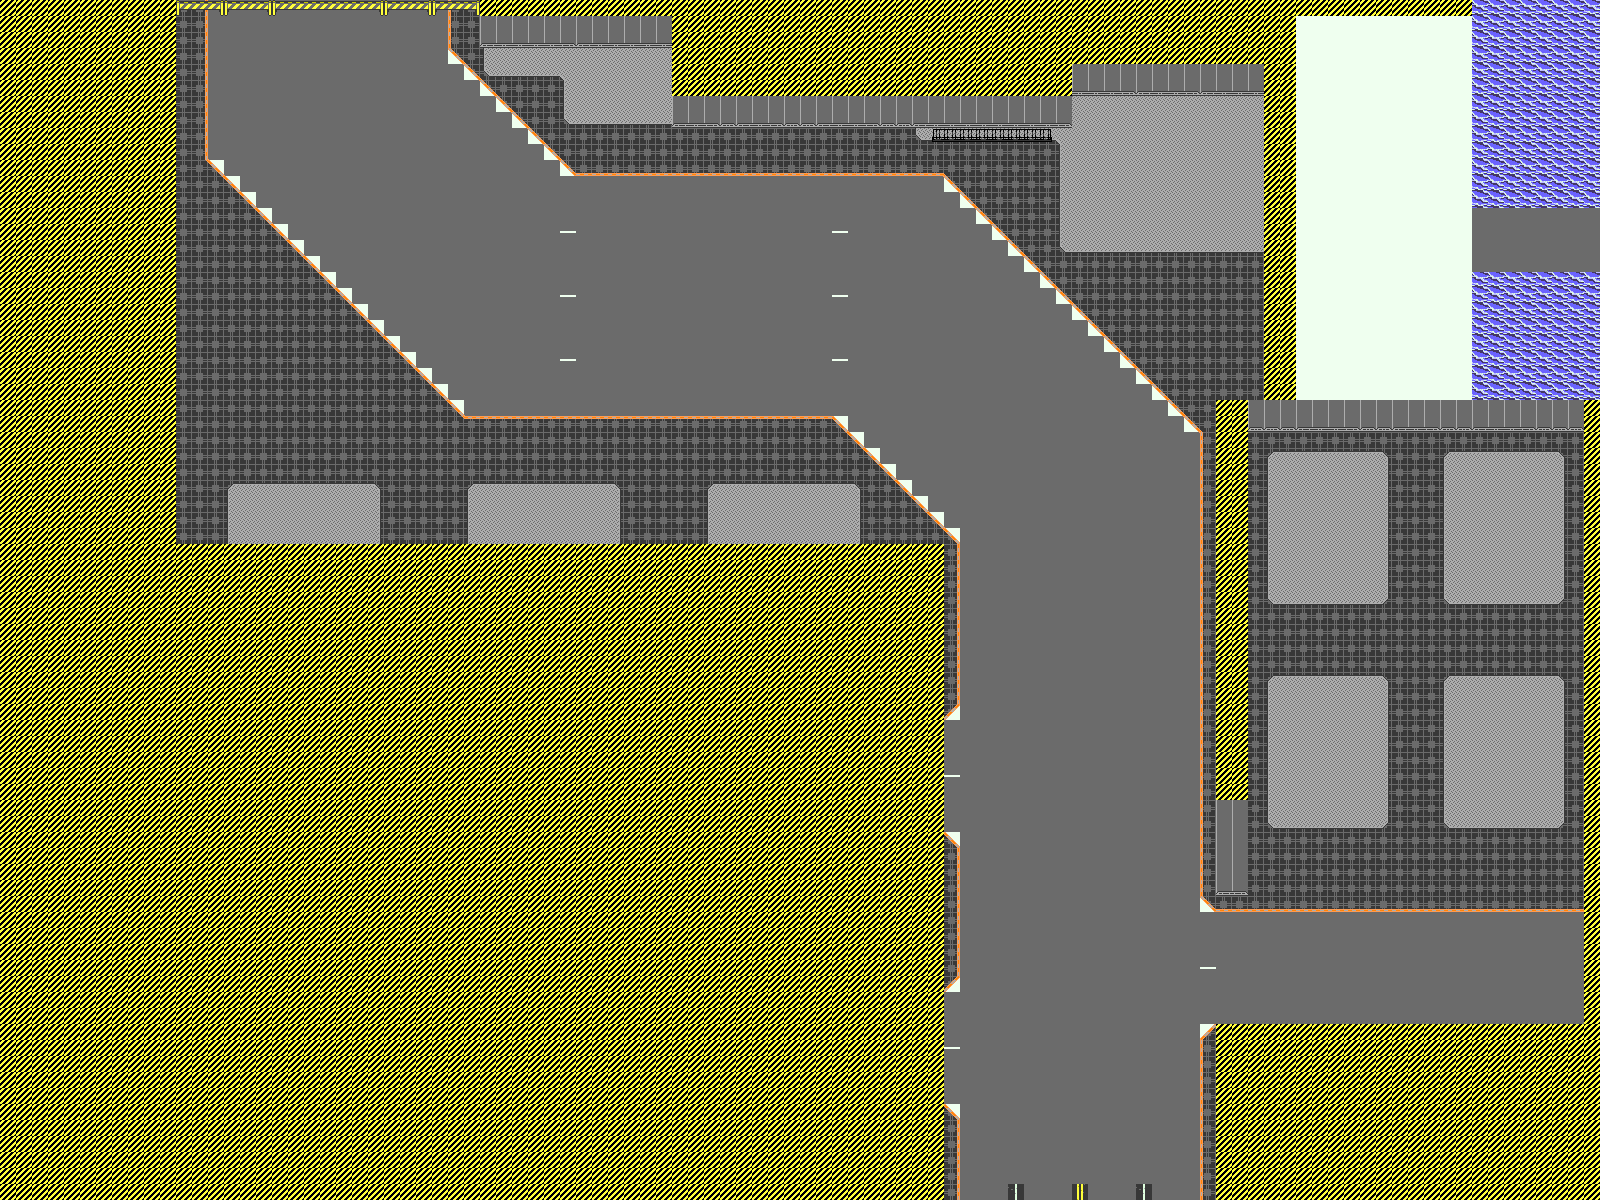

Rendered tile map (Tiled .tmx) drawn with the repository's tilesets; below, a short description and the map source with its tile grids summarised:
An orthogonal 100x75 tile map with 16x16 px tiles, 7 tile layers (Water, GrayBox, SpaceElevatorFloors, GratedFloors, ...), 6 tilesets and 14 objects.

<map version="1.10" tiledversion="1.11.0" orientation="orthogonal" renderorder="right-down" width="100" height="75" tilewidth="16" tileheight="16" infinite="0" nextlayerid="12" nextobjectid="20">
 <tileset firstgid="1" source="../../Placeholder/tileset/Debug.tsx" />
 <tileset firstgid="11" source="../../Tilesets/Outdoor/RoadSidewalk.tsx" />
 <tileset firstgid="83" source="../../Tilesets/Object/BikeRack.tsx" />
 <tileset firstgid="86" source="../../Tilesets/Outdoor/Barricades.tsx" />
 <tileset firstgid="92" source="../../Tilesets/Outdoor/Water.tsx" />
 <tileset firstgid="108" source="../../Tilesets/Outdoor/SpaceElevatorIndustrial.tsx" />
 <layer id="6" name="Water" width="100" height="75">
  <properties>
   <property name="unity:SortingLayer" value="Background" />
  </properties>
  <data>[7500 cells, 7500 non-empty, 1 distinct tile ids]</data>
 </layer>
 <layer id="1" name="GrayBox" width="100" height="75">
  <properties>
   <property name="unity:SortingLayer" value="Background" />
  </properties>
  <data>[7500 cells, 7332 non-empty, 6 distinct tile ids]</data>
 </layer>
 <group id="3" name="Graphics">
  <group id="9" name="Ground">
   <layer id="7" name="SpaceElevatorFloors" width="100" height="75">
    <properties>
     <property name="unity:SortingLayer" value="Background" />
    </properties>
    <data>[7500 cells, 1719 non-empty, 15 distinct tile ids]</data>
   </layer>
   <layer id="8" name="GratedFloors" width="100" height="75">
    <properties>
     <property name="unity:SortingLayer" value="Background" />
    </properties>
    <data>[7500 cells, 622 non-empty, 10 distinct tile ids]</data>
   </layer>
  </group>
  <group id="10" name="Walls">
   <layer id="11" name="Walls" width="100" height="75">
    <properties>
     <property name="unity:SortingLayer" value="Background" />
    </properties>
    <data>[7500 cells, 152 non-empty, 6 distinct tile ids]</data>
   </layer>
  </group>
  <layer id="5" name="Barricades" width="100" height="75">
   <data>[7500 cells, 19 non-empty, 3 distinct tile ids]</data>
  </layer>
  <layer id="4" name="Bike Racks" width="100" height="75">
   <data>[7500 cells, 8 non-empty, 3 distinct tile ids]</data>
  </layer>
 </group>
 <objectgroup id="2" name="Collisions">
  <object id="3" x="176" y="544" width="768" height="656" />
  <object id="4" x="160" y="0" width="16" height="544" />
  <object id="5" x="1216" y="1024" width="384" height="176" />
  <object id="6" x="1584" y="400" width="16" height="624" />
  <object id="7" x="1472" y="272" width="128" height="128" />
  <object id="8" x="1472" y="0" width="128" height="208" />
  <object id="9" x="1216" y="400" width="368" height="32" />
  <object id="10" x="1216" y="432" width="32" height="464" />
  <object id="11" x="1264" y="0" width="32" height="400" />
  <object id="12" x="1072" y="0" width="192" height="96" />
  <object id="13" x="672" y="0" width="400" height="128" />
  <object id="14" x="480" y="0" width="192" height="48" />
  <object id="16" x="1296" y="0" width="192" height="16" />
  <object id="19" x="176" y="0" width="304" height="16" />
 </objectgroup>
</map>